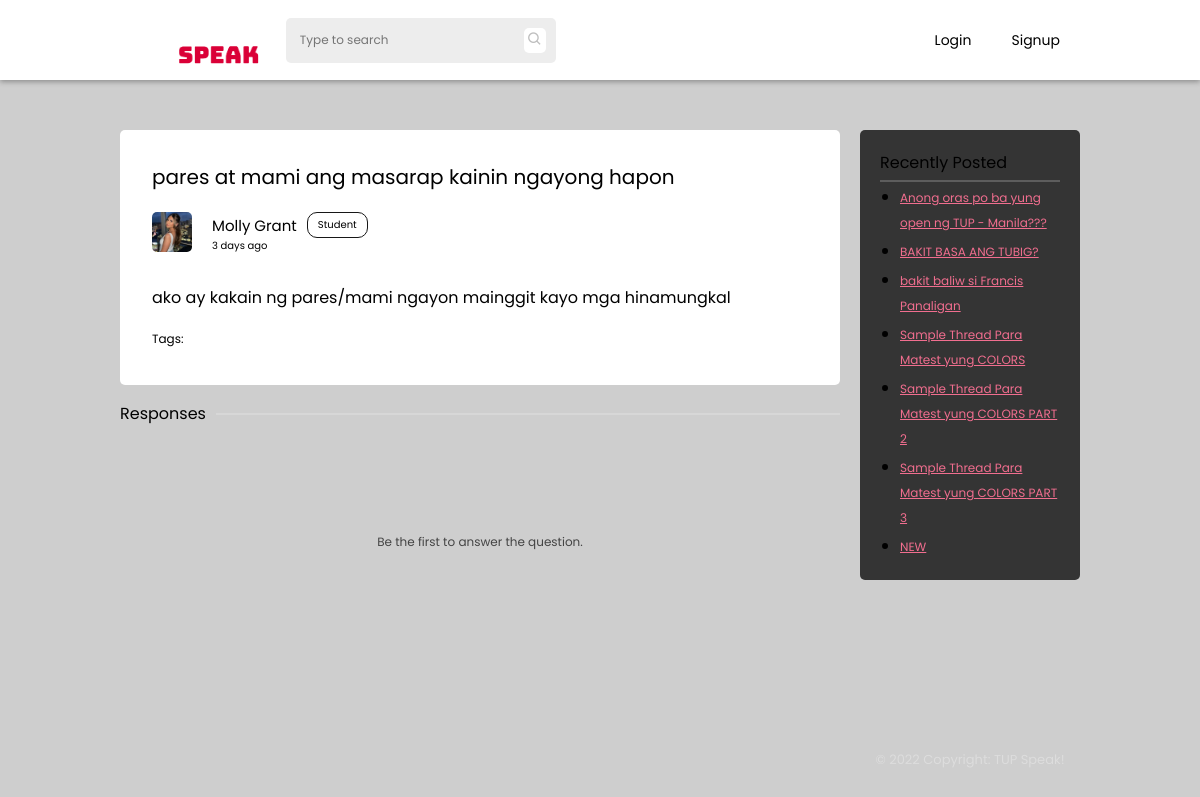
Before: /thread.php?threadid=thrd62a6f85fa4a0d with the older database file.
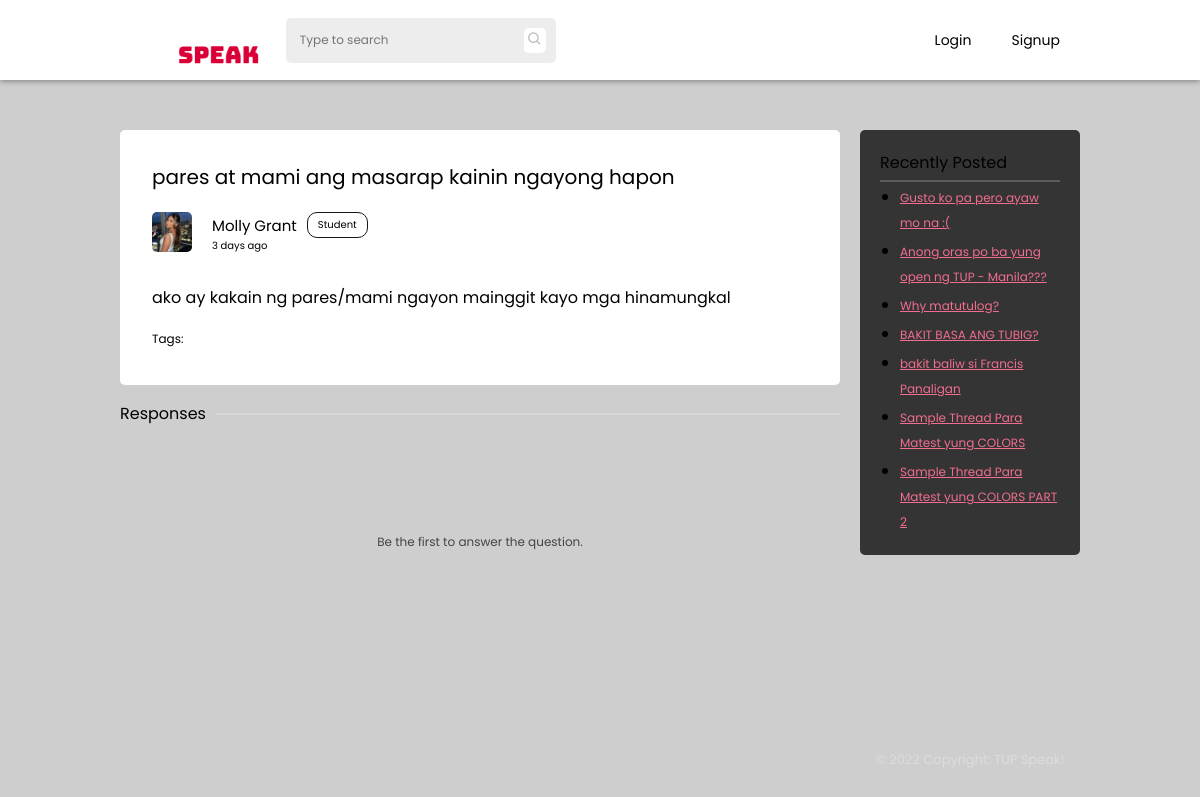
After: the same page with the newer database file.
### tables this page shows
CREATE TABLE `threads` (
  `id` int(11) NOT NULL,
  `thread_id` varchar(255) NOT NULL,
  `author` varchar(255) NOT NULL,
  `title` varchar(255) NOT NULL,
  `body` longtext NOT NULL,
  `tags` varchar(255) NOT NULL,
  `status` int(1) NOT NULL DEFAULT 0,
  `thread_status` varchar(255) NOT NULL DEFAULT 'pending',
  `date_posted` date NOT NULL DEFAULT current_timestamp(),
  `time_posted` time NOT NULL DEFAULT current_timestamp()
);

CREATE TABLE `users` (
  `id` int(11) NOT NULL,
  `uid` varchar(255) NOT NULL,
  `firstname` varchar(255) NOT NULL,
  `lastname` varchar(255) NOT NULL,
  `email` varchar(255) NOT NULL,
  `password` varchar(255) NOT NULL,
  `avatar` varchar(255) NOT NULL DEFAULT 'assets/images/avatar/default.jpg',
  `cover` varchar(255) NOT NULL DEFAULT 'assets/images/avatar/default-cover.jpg',
  `birthdate` date NOT NULL,
  `privileged` tinyint(1) NOT NULL DEFAULT 0,
  `campus` varchar(100) NOT NULL DEFAULT 'Manila',
  `bio` text NOT NULL,
  `account_type` varchar(255) NOT NULL DEFAULT 'student',
  `restricted` tinyint(1) DEFAULT 0,
  `restricted_reason` varchar(255) DEFAULT NULL
);

### thread.php (the view, shortened to what this page needs)
 <?php
   include('php-scripts/thread-scripts.php');
?>
<!DOCTYPE html>
<html lang="en">
   <head>
      <link rel="stylesheet" href="styles/default.css">
      <link rel="stylesheet" href="styles/thread.css">
      <link rel="stylesheet" href="styles/navbar.css">
      <link href='https://unpkg.com/boxicons@2.1.2/css/boxicons.min.css' rel='stylesheet'>
   </head>
   <body>
      <?php include('php-scripts/navbar.php'); ?>
      <section class="main">
         <div class="container">
            <div class="container-1">
               <div class="threads">
                  <div class="titles">
                     <div class="thread-title">
                        <?php echo $data['title']?>
                     </div>
                     <div class="author">
                        <div class="author-details">
                           <img class="thread-avatar" src="<?php echo $user_data['avatar']?>" alt="">
                           <div class="details">
                              <div class="user">
                                 <p class="name" data-acct="<?php echo $data['author'] ?>"><?php echo $user_data['firstname'] . " " . $user_data['lastname']?></p>
                                 <p class="user-type">Student</p>
                              </div>
                              <p class="date-published">
                              </p>
                           </div>
                        </div>
                     </div>
                  </div>
                  <div class="main-threads">
                     <p class="thread-content-text"><?php echo jsonToHtml($data['body']) ?></p>
                     <p class="tags">Tags:
                     <?php
                        $array = json_decode($data['tags']);
                        foreach($array as $key => $value){
                           for($i = 0; $i < count($value); $i++){
                                 $class = $value[$i];
                                 switch ($value[$i]) {
                                    default:
                                       $out = ucfirst($value[$i]);
                                       break;
                                 }
                                 echo '<span class="thread-tags '.$class.'">'.$out.'</span>';
                           }
                        }
                     ?>
                     </p>
                  </div>
               </div>
               <div class="divider">
                  <p>Responses</p>
                  <div>
                     <hr>
                  </div>
               </div>
               <div id="comments">
               </div>
            </div>
            <div class="container-2">
               <div class="recently-posted">
                  <p>Recently Posted</p>
                  <hr>
                  <ul>
                  <?php
                     $query = mysqli_query($conn, "SELECT * FROM threads WHERE thread_id != '$tid' AND thread_status = 'open' ORDER BY date_posted DESC LIMIT 7");
                     while($data = mysqli_fetch_assoc($query)){
                        echo '<li><a href="thread.php?threadid='.$data['thread_id'].'">'.$data['title'].'</a></li>';
                     }
                  ?>
                  </ul>
               </div>
               <footer>
                  <p>&copy; 2022 Copyright: TUP Speak!</p>
               </footer>
            </div>
         </div>
      </section>
   </body>
</html>

### php-scripts/navbar.php (shortened to what this page needs)
<nav>
    <div>
        <img class="speak-logo" src="assets/images/favicon.png" alt="Logo">
        <div class="search-bar">
            <input class="nav-search" type="text" placeholder="Type to search">
            <span class="search-icon"><i class='bx bx-search'></i></span>
        </div>
    </div>
    <div class="nav-buttons">
    <?php
        include('db.php');
        if(isset($_SESSION['uid'])){
            $query = mysqli_query($conn, "SELECT * FROM users WHERE uid='{$_SESSION['uid']}'");
            $result = mysqli_fetch_array($query);
        ?>
        <ul>
            <?php
            if($result['privileged'] == 1){ ?>
                <li class="nav-links"><a href="superuser.php" target="_blank">SuperUser</a></li>
            <?php } ?>
            <li class="nav-links"><a href="home.php">Home</a></li>
            <li class="nav-links"><a href="messages.php">Messages</a></li>
            <li class="nav-links"><a href="#">Saved</a></li>
            <div class="notification">
                <span>
                    <i class='bx bxs-bell'></i>
                </span>
            </div>
            <div class="dropdown">
                <img class="user-avatar" src="<?php echo $result['avatar'] ?>">
                <div class="dropdown-content">
                    <a href="profile.php?view=<?php echo $_SESSION['uid'] ?>">My profile</a>
                    <a href="settings.php">Account Settings</a>
                    <a href="logout.php">Logout</a>
                </div>
            </div>
        </ul>
    <?php } else { ?>
        <ul>
            <li class="nav-links"><a href="login.php">Login</a></li>
            <li class="nav-links"><a href="register.php">Signup</a></li>
        </ul>
    <?php } ?>
    </div>
</nav>

### php-scripts/thread-scripts.php (shortened to what this page needs)
<?php
    include('db.php');
    $firstCheck = true;
    function jsonToHtml($jsonStr) {
        $obj = json_decode($jsonStr);
        $html = '';
        foreach ($obj->blocks as $block) {
            switch ($block->type) {
                case 'paragraph':
                    $html .= '<p>' . $block->data->text . '</p>';
                    break;
            }
        }
        return $html;
    }
    if(isset($_GET['threadid'])){
        if ($firstCheck == true){
            $tid = (isset($_GET['threadid'])) ? $_GET['threadid'] : NULL;
            $query = mysqli_query($conn, "SELECT * FROM threads WHERE thread_id = '$tid'");
            $data = mysqli_fetch_array($query);
            $query = mysqli_query($conn, "SELECT * FROM users WHERE uid = '{$data['author']}'");
            $user_data = mysqli_fetch_array($query);
        }
    }
?>

### styles/default.css (style rules this page uses)
* { padding: 0; margin: 0; transition: ease .3s; font-family: 'Poppins', sans-serif; color: black; }
:root { --primary: #da0037; --primary-dark: #ae002b; --secondary: #f16e8f; --student: #ACDF87; --gray: #444444; --gray-dark: #171717; --gray-light: #EDEDED; --gray-lighter: rgb(190, 190, 190); --card-bg: #ffffff; --card-secondary: rgb(172, 172, 172); --dark: #1A1A1B; --dark-secondary: #343434; --input-border: rgba(0,0,0,.3); --link-color: #2E88FE; --light: #fff; --light-color: #000; --dark-color: #fff; }
html,body { scroll-behavior: smooth; overflow-y: hidden; background: #cecece; }
input, textarea { background: transparent; }
input[type=text], textarea { font-size: 12px; padding-left: 4px; }
hr { border: 1px solid rgba(255,255,255,.2); }

### styles/thread.css (style rules this page uses)
.main { margin: 0 2%; margin-top: calc(50px + var(--navbar-height)); width: -webkit-fill-available; width: -moz-available; }
.container { height: 100vh; display: grid; grid-template-columns: 1fr 1fr; gap: 20px; position: fixed; left: 50%; transform: translateX(-50%); max-width: 80vw; width: 100%; }
.container-1 { margin-bottom: 5em; padding-bottom: 5em; display: flex; flex-direction: column; overflow-y: scroll; width: 60vw; }
.container-1 { -ms-overflow-style: none; scrollbar-width: none; }
.threads { padding: 2em; background-color: var(--light); border-radius: 5px; }
.titles { border-radius: 10px; background-color: var(--light); border-bottom-left-radius: 0; border-bottom-right-radius: 0; }
.thread-title { font-size: 20px; margin-bottom: 1em; }
.thread-avatar { width: 40px; height: 40px; border-radius: 5px; }
.tags { font-size: 12px; }
.thread-tags { font-size: 12px; font-style: italic; margin: 0 5px; color: rgba(255,255,255, .5); }
.author { display: flex; align-items: center; justify-content: space-between; }
.author-details { display: flex; flex-direction: row; }
.details { margin: 0 20px; }
.user { display: flex; flex-direction: row; align-items: center; }
.user-type { font-size: 10px; padding: 4px 10px; margin: 0 10px; border-radius: 10px; border: 1px solid var(--gray-dark); }
.name { font-size: 15px; cursor: pointer; }
.date-published { font-size: 10px; }
.main-threads p, .main-threads h1, .main-threads h2, .main-threads h3, .main-threads h4, .main-threads h5, .main-threads h6 { padding: 5px 0; }
.thread-content-text { font-size: 17px; }
.divider { margin: 1em 0; display: flex; align-items: center; justify-content: space-between; }
.divider div { flex-grow: 1; }
.divider p { margin-right: 10px; }
.author { margin-bottom: 1em; }
.container-2 { overflow: hidden; display: flex; flex-direction: column; justify-content: space-between; height: 80vh; }
footer { text-align: center; }
footer p { font-size: 13px; color: rgba(255, 255, 255, .3); }
.recently-posted { background-color: var(--dark-secondary); padding: 20px; border-radius: 5px; }
.recently-posted ul { padding-left: 20px; }
.recently-posted li { padding: 2px 0; }
.recently-posted li a { color: var(--secondary); font-size: 12px; }
.recently-posted p { padding-bottom: 5px; }

### styles/navbar.css (style rules this page uses)
:root { --navbar-height: 80px; }
nav { height: var(--navbar-height); display: flex; align-items: center; background-color: var(--card-bg); justify-content: space-between; padding: 0 10%; position: fixed; top: 0; left: 0; width: -webkit-fill-available; width: -moz-available; z-index: 100; -webkit-box-shadow: 0px 2px 5px 0px rgba(0,0,0,0.3); -moz-box-shadow: 0px 2px 5px 0px rgba(0,0,0,0.3); box-shadow: 0px 2px 5px 0px rgba(0,0,0,0.3); }
nav div { display: flex; align-items: center; width: auto; }
.speak-logo { height: 70px; width: auto; }
.search-bar { display: flex; max-width: 250px; width: 300px; align-items: center; justify-content: space-between; background-color: var(--gray-light); padding: 10px 10px; border-radius: 5px; margin: 0 20px; }
.nav-search { border: none; width: 100%; }
.search-icon { background-color: var(--light); padding: 0 3px; border-radius: 5px; }
.search-icon i { color: var(--gray-lighter); }
.nav-buttons { height: 100%; position: relative; }
.nav-buttons ul { list-style: none; display: flex; height: -webkit-fill-available; height: -moz-available; align-items: center; }
.nav-links { height: -webkit-fill-available; height: -moz-available; display: flex; flex-direction: column; justify-content: center; }
.nav-links a { text-decoration: none; margin: 0 20px; font-size: 14px; }

Changed rows visible on the page:
no longer on this page (row unchanged): threads: title "Sample Thread Para Matest yung COLORS PART 3"
removed threads: title "NEW"
now on this page (row edited): threads: title "Gusto ko pa pero ayaw mo na :("
now on this page (row edited): threads: title "Why matutulog?"
